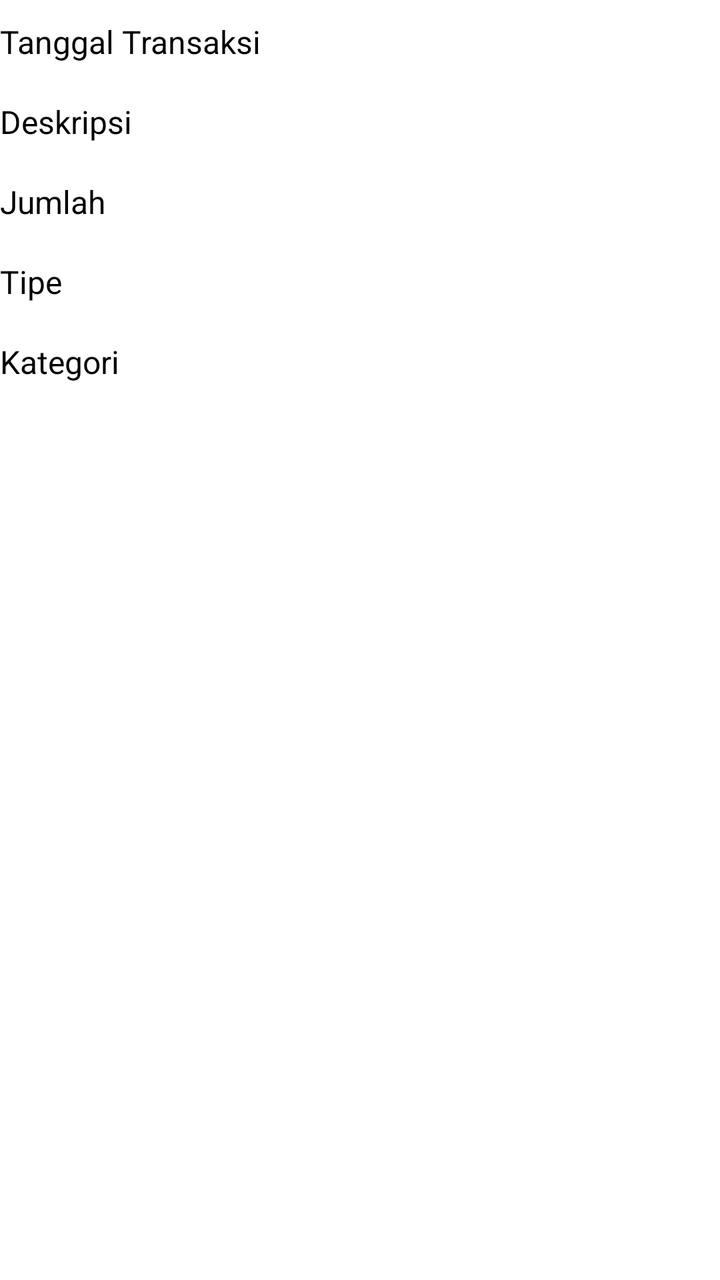
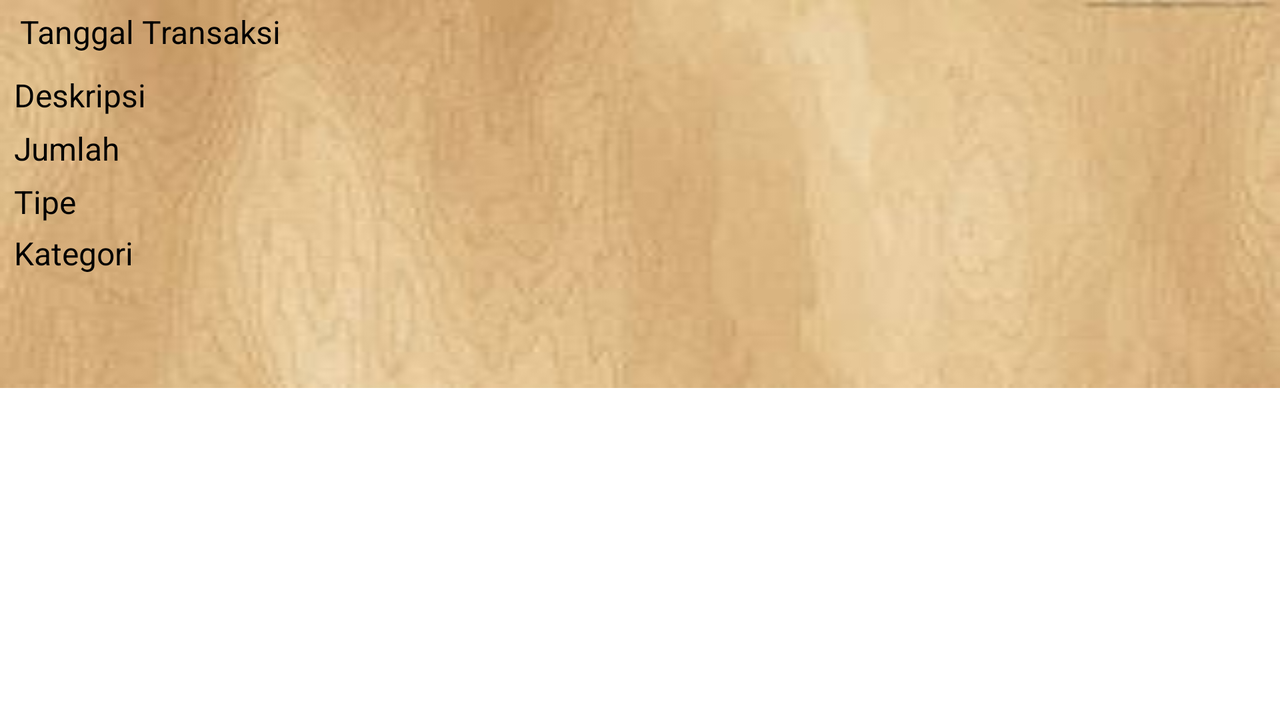

Two renders of one Android screen. The first uses the default layout on a phone; the second uses the alternative layout the repository ships for a different screen configuration, on a matching device. The two XML files are below.
<!-- AndroidManifest.xml: application theme Theme.VPI -->
<!-- res/layout/transaction_detail.xml -->
<?xml version="1.0" encoding="utf-8"?>

<ScrollView xmlns:android="http://schemas.android.com/apk/res/android"
    android:id="@+id/transDetail"
    android:layout_width="match_parent"
    android:layout_height="match_parent" >

    <LinearLayout
        android:id="@+id/transDetailContent"
        android:layout_width="match_parent"
        android:layout_height="wrap_content"
        android:orientation="horizontal" >

        <LinearLayout
            android:id="@+id/column1TransDetail"
            android:layout_width="wrap_content"
            android:layout_height="wrap_content"
            android:orientation="vertical"
            android:paddingTop="10dp" >

            <TextView
                android:id="@+id/transDetailDateInput"
                android:layout_width="wrap_content"
                android:layout_height="40dp"
                android:layout_gravity="left"
                android:text="@string/date_input"
                android:textSize="@dimen/textSize" />

            <TextView
                android:id="@+id/transDetailDescription"
                android:layout_width="wrap_content"
                android:layout_height="40dp"
                android:layout_gravity="left"
                android:text="@string/description"
                android:textSize="@dimen/textSize" />

            <TextView
                android:id="@+id/transDetailAmount"
                android:layout_width="wrap_content"
                android:layout_height="40dp"
                android:layout_gravity="left"
                android:text="@string/amount"
                android:textSize="@dimen/textSize" />

            <TextView
                android:id="@+id/transDetailExpenseType"
                android:layout_width="wrap_content"
                android:layout_height="40dp"
                android:layout_gravity="left"
                android:text="@string/expense_type"
                android:textSize="@dimen/textSize" />

            <TextView
                android:id="@+id/transDetailCategory"
                android:layout_width="wrap_content"
                android:layout_height="40dp"
                android:layout_gravity="left"
                android:text="@string/expense_cat"
                android:textSize="@dimen/textSize" />
        </LinearLayout>

        <LinearLayout
            android:id="@+id/column2"
            android:layout_width="150dp"
            android:layout_height="wrap_content"
            android:orientation="vertical"
            android:padding="10dp" >

            <EditText
                android:id="@+id/dateInputTextRO"
                android:layout_width="fill_parent"
                android:layout_height="40dp"
                android:layout_gravity="left"
                android:clickable="false"
                android:ems="10"
                android:focusable="false"
                android:focusableInTouchMode="false"
                android:inputType="date"
                android:textSize="@dimen/textSize" >

                <requestFocus />
            </EditText>

            <EditText
                android:id="@+id/descriptionTextRO"
                android:layout_width="fill_parent"
                android:layout_height="40dp"
                android:layout_gravity="left"
                android:clickable="false"
                android:focusable="false"
                android:focusableInTouchMode="false"
                android:inputType="text"
                android:textSize="@dimen/textSize" />

            <EditText
                android:id="@+id/amountTextRO"
                android:layout_width="fill_parent"
                android:layout_height="40dp"
                android:layout_gravity="left"
                android:clickable="false"
                android:ems="10"
                android:focusable="false"
                android:focusableInTouchMode="false"
                android:inputType="number"
                android:textSize="@dimen/textSize" />

            <Spinner
                android:id="@+id/typeSpinnerRO"
                android:layout_width="fill_parent"
                android:layout_height="40dp"
                android:layout_gravity="left"
                android:clickable="false"
                android:entries="@array/type_input"
                android:entryValues="@array/type_inputValues"
                android:focusable="false"
                android:focusableInTouchMode="false"
                android:prompt="@string/type_prompt"
                android:spinnerMode="dialog"
                android:textSize="@dimen/textSize" />

            <Spinner
                android:id="@+id/categorySpinnerRO"
                android:layout_width="fill_parent"
                android:layout_height="40dp"
                android:layout_gravity="left"
                android:clickable="false"
                android:entries="@array/category_input"
                android:entryValues="@array/category_input_values"
                android:focusable="false"
                android:focusableInTouchMode="false"
                android:prompt="@string/category_prompt"
                android:spinnerMode="dialog"
                android:textSize="@dimen/textSize" />
        </LinearLayout>
    </LinearLayout>

</ScrollView>
<!-- resources referenced by this layout -->
<resources>
  <string-array name="category_input">
          <item name="B" />
          <item name="S">Tabungan</item>
          <item name="C">Cash</item>
      </string-array>
  <string-array name="category_input_values">
          <item name="B" />
          <item name="S">T</item>
          <item name="C">C</item>
      </string-array>
  <string-array name="type_input">
          <item name="B" />
          <item name="C">Pengeluaran</item>
          <item name="D">Pemasukan</item>
      </string-array>
  <string-array name="type_inputValues">
          <item name="B" />
          <item name="C">K</item>
          <item name="D">D</item>
      </string-array>
  <dimen name="textSize">16sp</dimen>
  <string name="amount">Jumlah</string>
  <string name="category_prompt">Pilih Kategori</string>
  <string name="date_input">Tanggal Transaksi</string>
  <string name="description">Deskripsi</string>
  <string name="expense_cat">Kategori</string>
  <string name="expense_type">Tipe</string>
  <string name="type_prompt">Pilih Tipe</string>
  <style name="Theme.VPI" parent="Theme.Styled">
         
         <item name="vpiTabPageIndicatorStyle">@style/CustomTabPageIndicator</item>
          <item name="switchStyle">@style/Widget.Holo.Light.CompoundButton.Switch</item>
          <item name="switchPreferenceStyle">@style/Preference.SwitchPreference</item>
         <item name="android:buttonStyle">@style/ButtonStyle</item>
      </style>
  <style name="Theme.Styled" parent="Theme.Sherlock.Light.DarkActionBar">
          <item name="actionBarStyle">@style/Widget.Styled.ActionBar</item>
          <item name="android:actionBarStyle">@style/Widget.Styled.ActionBar</item>
      </style>
  <style name="CustomTabPageIndicator" parent="Widget.TabPageIndicator">
          <item name="android:textSize">15dip</item>
          <item name="android:textColor">#FFB33E3E</item>
      </style>
  <style name="ButtonStyle">
           
           <item name="android:background">@drawable/buttoncustom</item>
           <item name="android:textColor">@color/WhiteSmoke</item>
           <item name="android:shadowColor">#7740A8</item>
           <item name="android:shadowDx">0</item>
           <item name="android:shadowDy">0</item>
           <item name="android:shadowRadius">5</item>
           <item name="android:gravity">center</item>
           <item name="android:textSize">15sp</item>     
           <item name="android:clickable">true</item>
       </style>
  <style name="Widget.Styled.ActionBar" parent="Widget.Sherlock.Light.ActionBar.Solid.Inverse">
          <item name="titleTextStyle">@style/TitleText</item>
          <item name="android:titleTextStyle">@style/TitleText</item>
          <item name="android:width">100dp</item>
      </style>
  <!-- drawable buttoncustom (drawable) -->
  <?xml version="1.0" encoding="utf-8"?>
  
  <shape xmlns:android="http://schemas.android.com/apk/res/android" android:shape="rectangle" >
  <corners
  android:radius="90dp"
  />
  <gradient
  android:angle="45"
  android:centerX="38%"
  android:centerColor="#7995A8"
  android:startColor="#E8E8E8"
  android:endColor="#000000"
  android:type="linear"
  />
  <padding
  android:left="0dp"
  android:top="0dp"
  android:right="0dp"
  android:bottom="0dp"
  />
  <size
  android:width="90dp"
  android:height="40dp"
  />
  </shape>
  <color name="WhiteSmoke">#F5F5F5</color>
  <style name="TitleText">
          <item name="android:textColor">@android:color/darker_gray</item>
          <item name="android:textSize">17dip</item>
      </style>
</resources>
<!-- res/layout-land/transaction_detail.xml (the repository's variant of the layout above) -->
<!-- drawn on the phone turned sideways -->
<?xml version="1.0" encoding="utf-8"?>

<ScrollView xmlns:android="http://schemas.android.com/apk/res/android"
    android:layout_width="match_parent"
    android:layout_height="match_parent" >

    <RelativeLayout
        android:id="@+id/inputtab"
        android:layout_width="match_parent"
        android:layout_height="match_parent"
        android:alignmentMode="alignMargins"
        android:alpha="1"
        android:background="@drawable/bg3"
        android:columnCount="3"
        android:orientation="horizontal" >

        <LinearLayout
            android:id="@+id/row1"
            android:layout_width="wrap_content"
            android:layout_height="wrap_content"
            android:orientation="horizontal"
            android:paddingTop="5dp" >

            <TextView
                android:id="@+id/textView1"
                android:layout_width="160dp"
                android:layout_height="wrap_content"
                android:layout_gravity="left"
                android:layout_marginLeft="10dp"
                android:layout_marginTop="10dp"
                android:text="@string/date_input"
                android:textAppearance="?android:attr/textAppearanceMedium"
                android:textSize="@dimen/textSize" />

            <EditText
                android:id="@+id/dateInputTextRO"
                android:layout_width="200dp"
                android:layout_height="wrap_content"
                android:layout_gravity="left"
                android:layout_marginLeft="7dp"
                android:layout_marginTop="7dp"
                android:clickable="false"
                android:ems="10"
                android:focusable="false"
                android:focusableInTouchMode="false"
                android:inputType="date"
                android:textSize="@dimen/textSize" >

                <requestFocus />
            </EditText>
        </LinearLayout>

        <LinearLayout
            android:id="@+id/row2"
            android:layout_width="wrap_content"
            android:layout_height="wrap_content"
            android:layout_below="@+id/row1"
            android:orientation="horizontal" >

            <TextView
                android:id="@+id/textView2"
                android:layout_width="160dp"
                android:layout_height="wrap_content"
                android:layout_gravity="left"
                android:layout_marginLeft="7dp"
                android:layout_marginTop="5dp"
                android:text="@string/description"
                android:textAppearance="?android:attr/textAppearanceMedium"
                android:textSize="@dimen/textSize" />

            <EditText
                android:id="@+id/descriptionTextRO"
                android:layout_width="200dp"
                android:layout_height="wrap_content"
                android:layout_gravity="left"
                android:layout_marginLeft="7dp"
                android:layout_marginTop="4dp"
                android:layout_weight="1"
                android:clickable="false"
                android:focusable="false"
                android:focusableInTouchMode="false"
                android:inputType="text"
                android:textSize="@dimen/textSize" />
        </LinearLayout>

        <LinearLayout
            android:id="@+id/row3"
            android:layout_width="wrap_content"
            android:layout_height="wrap_content"
            android:layout_below="@+id/row2"
            android:orientation="horizontal" >

            <TextView
                android:id="@+id/textView3"
                android:layout_width="160dp"
                android:layout_height="wrap_content"
                android:layout_gravity="left"
                android:layout_marginLeft="7dp"
                android:layout_marginTop="5dp"
                android:layout_weight="1"
                android:text="@string/amount"
                android:textAppearance="?android:attr/textAppearanceMedium"
                android:textSize="@dimen/textSize" />

            <EditText
                android:id="@+id/amountTextRO"
                android:layout_width="210dp"
                android:layout_height="wrap_content"
                android:layout_gravity="left"
                android:layout_marginLeft="7dp"
                android:layout_marginTop="4dp"
                android:layout_weight="1"
                android:clickable="false"
                android:ems="10"
                android:focusable="false"
                android:focusableInTouchMode="false"
                android:inputType="number"
                android:textSize="@dimen/textSize" />
        </LinearLayout>

        <LinearLayout
            android:id="@+id/row4"
            android:layout_width="wrap_content"
            android:layout_height="wrap_content"
            android:layout_below="@+id/row3"
            android:orientation="horizontal" >

            <TextView
                android:id="@+id/textView4"
                android:layout_width="160dp"
                android:layout_height="wrap_content"
                android:layout_gravity="left"
                android:layout_marginLeft="7dp"
                android:layout_marginTop="4dp"
                android:text="@string/expense_type"
                android:textAppearance="?android:attr/textAppearanceMedium"
                android:textSize="@dimen/textSize" />

            <Spinner
                android:id="@+id/typeSpinnerRO"
                android:layout_width="210dp"
                android:layout_height="wrap_content"
                android:layout_gravity="left"
                android:layout_marginLeft="7dp"
                android:layout_marginTop="5dp"
                android:clickable="false"
                android:entries="@array/type_input"
                android:entryValues="@array/type_inputValues"
                android:focusable="false"
                android:focusableInTouchMode="false"
                android:prompt="@string/type_prompt"
                android:spinnerMode="dialog"
                android:textSize="@dimen/textSize" />
        </LinearLayout>

        <LinearLayout
            android:id="@+id/row5"
            android:layout_width="wrap_content"
            android:layout_height="wrap_content"
            android:layout_below="@+id/row4"
            android:orientation="horizontal" >

            <TextView
                android:id="@+id/categoryView"
                android:layout_width="160dp"
                android:layout_height="wrap_content"
                android:layout_gravity="left"
                android:layout_marginLeft="7dp"
                android:layout_marginTop="4dp"
                android:layout_weight="0"
                android:text="@string/expense_cat"
                android:textAppearance="?android:attr/textAppearanceMedium"
                android:textSize="@dimen/textSize" />

            <Spinner
                android:id="@+id/categorySpinnerRO"
                android:layout_width="210dp"
                android:layout_height="wrap_content"
                android:layout_gravity="left"
                android:layout_marginLeft="7dp"
                android:layout_marginTop="3dp"
                android:clickable="false"
                android:entries="@array/category_input"
                android:entryValues="@array/category_input_values"
                android:focusable="false"
                android:focusableInTouchMode="false"
                android:prompt="@string/category_prompt"
                android:spinnerMode="dialog"
                android:textSize="@dimen/textSize" />
        </LinearLayout>
    </RelativeLayout>

</ScrollView>
<!-- resources referenced by the variant -->
<!-- as the phone turned sideways resolves them -->
<resources>
  <string-array name="category_input">
          <item name="B" />
          <item name="S">Tabungan</item>
          <item name="C">Cash</item>
      </string-array>
  <string-array name="category_input_values">
          <item name="B" />
          <item name="S">T</item>
          <item name="C">C</item>
      </string-array>
  <string-array name="type_input">
          <item name="B" />
          <item name="C">Pengeluaran</item>
          <item name="D">Pemasukan</item>
      </string-array>
  <string-array name="type_inputValues">
          <item name="B" />
          <item name="C">K</item>
          <item name="D">D</item>
      </string-array>
  <dimen name="textSize">16sp</dimen>
  <!-- drawable bg3: jpg bitmap (drawable, 4795 bytes) -->
  <string name="amount">Jumlah</string>
  <string name="category_prompt">Pilih Kategori</string>
  <string name="date_input">Tanggal Transaksi</string>
  <string name="description">Deskripsi</string>
  <string name="expense_cat">Kategori</string>
  <string name="expense_type">Tipe</string>
  <string name="type_prompt">Pilih Tipe</string>
  <style name="Theme.VPI" parent="Theme.Styled">
         
         <item name="vpiTabPageIndicatorStyle">@style/CustomTabPageIndicator</item>
          <item name="switchStyle">@style/Widget.Holo.Light.CompoundButton.Switch</item>
          <item name="switchPreferenceStyle">@style/Preference.SwitchPreference</item>
         <item name="android:buttonStyle">@style/ButtonStyle</item>
      </style>
  <style name="Theme.Styled" parent="Theme.Sherlock.Light.DarkActionBar">
          <item name="actionBarStyle">@style/Widget.Styled.ActionBar</item>
          <item name="android:actionBarStyle">@style/Widget.Styled.ActionBar</item>
      </style>
  <style name="CustomTabPageIndicator" parent="Widget.TabPageIndicator">
          <item name="android:textSize">15dip</item>
          <item name="android:textColor">#FFB33E3E</item>
      </style>
  <style name="ButtonStyle">
           
           <item name="android:background">@drawable/buttoncustom</item>
           <item name="android:textColor">@color/WhiteSmoke</item>
           <item name="android:shadowColor">#7740A8</item>
           <item name="android:shadowDx">0</item>
           <item name="android:shadowDy">0</item>
           <item name="android:shadowRadius">5</item>
           <item name="android:gravity">center</item>
           <item name="android:textSize">15sp</item>     
           <item name="android:clickable">true</item>
       </style>
  <style name="Widget.Styled.ActionBar" parent="Widget.Sherlock.Light.ActionBar.Solid.Inverse">
          <item name="titleTextStyle">@style/TitleText</item>
          <item name="android:titleTextStyle">@style/TitleText</item>
          <item name="android:width">100dp</item>
      </style>
  <!-- drawable buttoncustom (drawable) -->
  <?xml version="1.0" encoding="utf-8"?>
  
  <shape xmlns:android="http://schemas.android.com/apk/res/android" android:shape="rectangle" >
  <corners
  android:radius="90dp"
  />
  <gradient
  android:angle="45"
  android:centerX="38%"
  android:centerColor="#7995A8"
  android:startColor="#E8E8E8"
  android:endColor="#000000"
  android:type="linear"
  />
  <padding
  android:left="0dp"
  android:top="0dp"
  android:right="0dp"
  android:bottom="0dp"
  />
  <size
  android:width="90dp"
  android:height="40dp"
  />
  </shape>
  <color name="WhiteSmoke">#F5F5F5</color>
  <style name="TitleText">
          <item name="android:textColor">@android:color/darker_gray</item>
          <item name="android:textSize">17dip</item>
      </style>
</resources>
